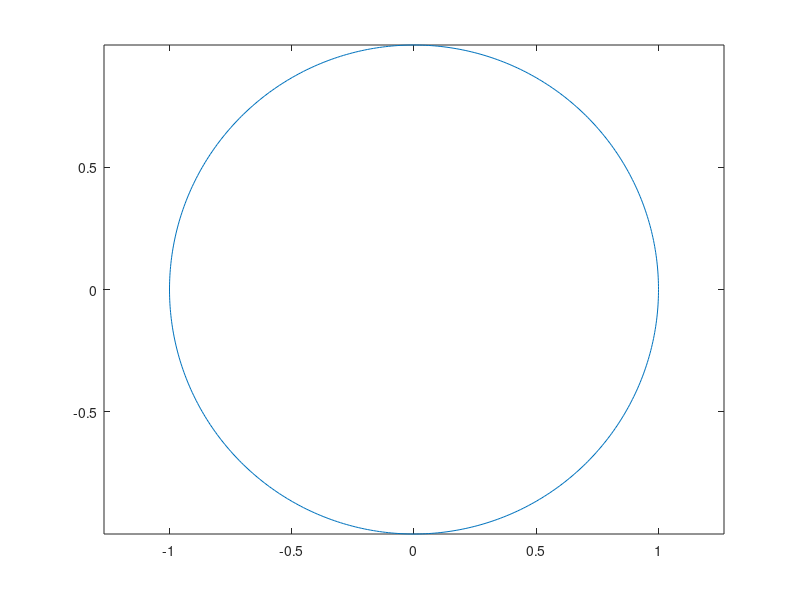

Reproduce this figure in MATLAB.
function lineHandle = plotcircle(varargin)
%PLOTCIRCLE draws a circle
%
% SYNOPSIS: lineHandle = plotcircle(center,radius,lineSpec)
%           lineHandle = plotcircle(center,radius,pn,pv)
%           lineHandle = plotcircle(ah,...)
%
% INPUT center (optional): n-by-2 list of centers. Default: [0,0]
%       radius (optional): n-by-1 list of radii. Default: [1]
%       lineSpec (optional): see 'doc linespec'
%       pn,pv (optional): line property name/property value pair(s). See 
%               'doc line_props', or 'doc set' for details
%
% OUTPUT lineHandle: list of handles
%
% REMARKS
%
% created with MATLAB ver.: 7.5.0.342 (R2007b) on Windows_NT
%
% created by: Thai-Hang Nguyen
% DATE: 28-Mar-2008
%
%%%%%%%%%%%%%%%%%%%%%%%%%%%%%%%%%%%%%%%%%%%%%%%%%%%%%%%%%%%%%%%%%%%%%%%%%%%

%=================
%% TEST INPUT
%=================

%assign defaults
def_center = [0,0];
def_radius = [1];
nPoints = 500; % number of points on a circle


% check for axes handle
if nargin > 0 && ~isempty(varargin{1}) && length(varargin{1})==1 && ishandle(varargin{1}) && strmatch(get(varargin{1},'Type'),'axes')
    axesHandle = varargin{1};
    varargin(1) = [];
else
    % default: take current axes
    axesHandle = gca;
end

numArgIn = length(varargin); % assign the number of input elements to numArgIn

%check for center
if numArgIn < 1 || isempty(varargin{1})
    % assign default (expand to match number of radii)
    center = def_center;
else
    % assign center
    center = varargin{1};
end % end of if statement:check center

% check for radius
if numArgIn < 2 || isempty(varargin{2})
    %assign default
    radius = def_radius;
else
    if any(varargin{2} < 0)
        error ('drawCircle needs a positive radius');
    else
        %assign radius
        radius = varargin{2};
    end

end % end of if statement:check radius

%number of radii
radius = radius (:);
nRadii = length (radius);
%number of centers
[nCenters,nDims] = size(center);

% expand centers and radii if necessary
if nCenters == 1 && nRadii > 1
    center = repmat(center,nRadii,1);
    nCenters = nRadii;
end
if nCenters > 1 && nRadii == 1
    radius = repmat(radius,nCenters,1);
    nRadii = nCenters;
end
if nCenters ~= nRadii || nDims ~= 2
    error('drawCircle requires center to have the same number of rows as radius and two columns')
end




% define default options (none)
plotOpt = '';
setCell = '';
switch max(numArgIn -2,0)
    case 0
        %no line options entered, keep default
    case 1
        %check if a numerical input and throw an error
        if isnumeric(varargin{3})
            error('String or cellarray types are accepted.')
        end
        % check if a string input
        if ischar(varargin{3})
            plotOpt = varargin{3};
        end


    otherwise
        if isEven(numArgIn-2)
            %  if 2 cellarrays, do additional checking
            if iscell(varargin{3}) && iscell(varargin{4})
                %check for consistency of the properties inputs when 2 pn
                %should also have 2 corresponding pv
                [pnrow,pncol] = size(varargin{3});
                [pvrow,pvcol] = size(varargin{4});
                if pncol ~= pvcol
                    error('missing a pn or a pv')
                end

                if pvrow ~= nRadii
                    error('The number of line options has to be equal to the number of radii (number of circles to be drawn)')
                end
            end % if there are two cellArrays

            setCell = varargin(3:end);
            %disp(setcell);

        else
            error('a pn or a pv input is missing')
        end

end


%==================
%% CALCULATE CIRCLE
%==================
% Take different points following the equations and connect them to create
% a circle
% x = Rcos(theta) + x(centre)
% y = Rsin(theta) + y(centre)
% theta is from 0 to 2pi

%theta = 0:(2*pi)/(nPoints-1):2*pi;
theta = linspace(0,2*pi,nPoints); % takes the number of points around the circle

% * multiply arrays //  .* is multiply elements one by one
% Here multiply 2 1D arrays to get a 2D array where one row is the list of
% x or y coordinates of one circle

x = radius*cos(theta) + repmat(center (:,1), 1, nPoints);  % takes the first column and expand nPoints times
y = radius*sin(theta) + repmat(center (:,2), 1, nPoints);




%==================
%% DRAW CIRCLE
%==================

% plot all at once
lh = plot (axesHandle, x',y',plotOpt);

% set additional properties only if there are any
if ~isempty(setCell)
    set(lh, setCell{:});
end
axis(axesHandle,'equal')

% only return line handle if requested
if nargout > 0
    lineHandle = lh;
end



